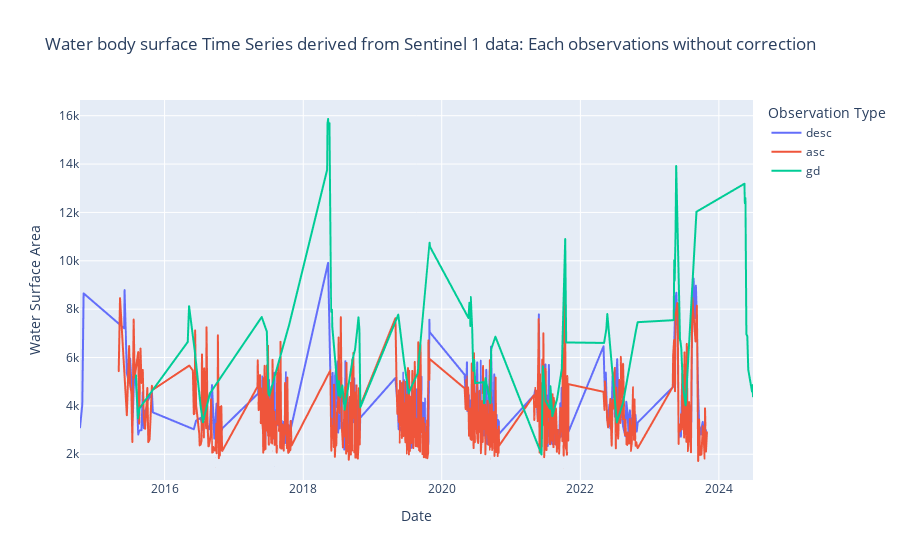

Here is the notebook cell this chart was saved with:
### Code cell
# Plotting the data using Plotly Express
fig = px.line(combined_df, x='date', y='water', color='observation_type',
              title='Water body surface Time Series derived from Sentinel 1 data: Each observations without correction',
              labels={'water': 'Water Surface Area', 'date': 'Date', 'observation_type': 'Observation Type'})

fig.show()
